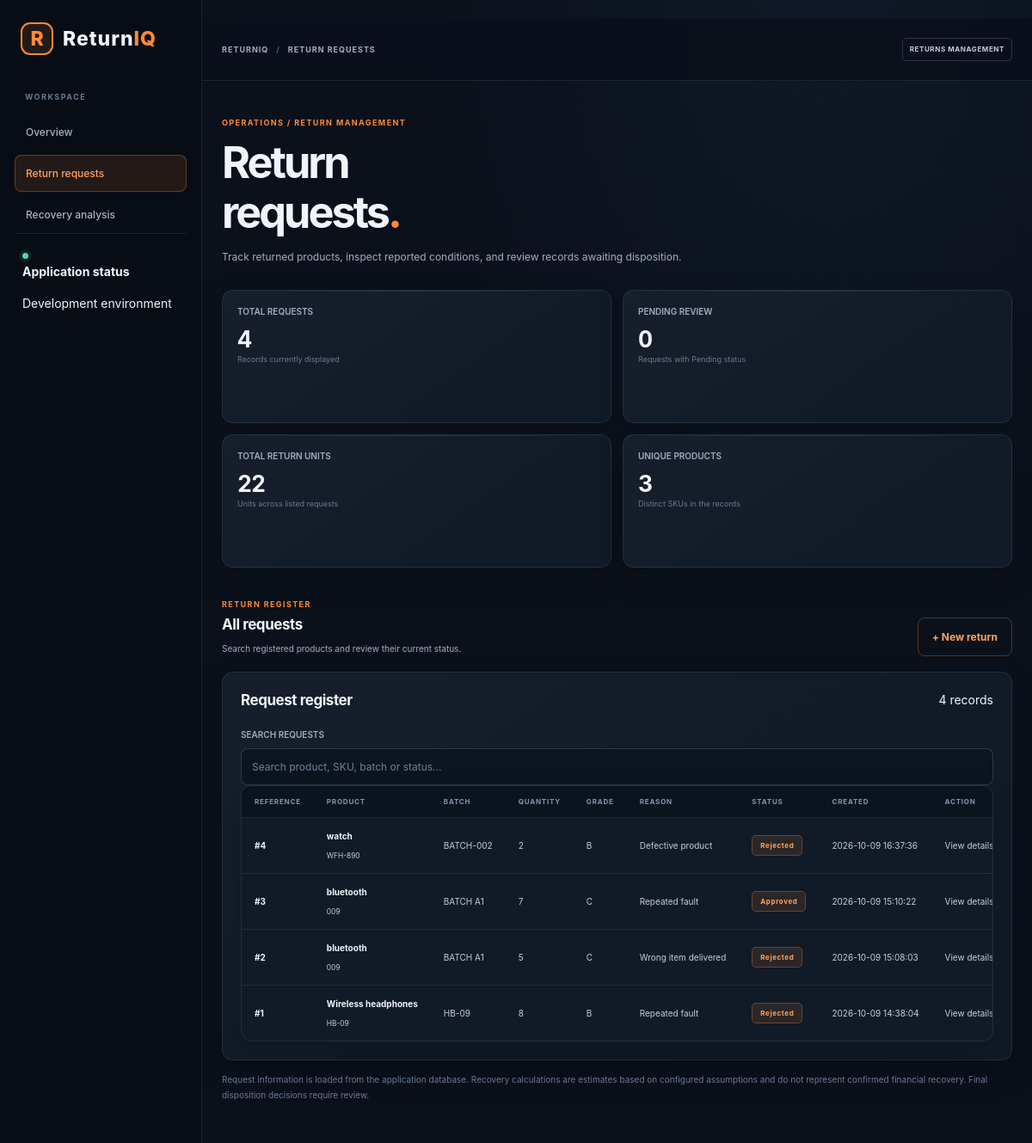
The page /returns on the database its author committed.
### tables this page shows
CREATE TABLE returns (
                id INTEGER PRIMARY KEY AUTOINCREMENT,
                product_name TEXT NOT NULL,
                sku TEXT NOT NULL,
                batch_number TEXT NOT NULL,
                quantity INTEGER NOT NULL,
                reason TEXT NOT NULL,
                grade TEXT NOT NULL,
                cost_price REAL NOT NULL,
                selling_price REAL NOT NULL,
                vendor_eligible_quantity INTEGER NOT NULL,
                status TEXT NOT NULL DEFAULT 'Pending',
                created_at TEXT NOT NULL DEFAULT CURRENT_TIMESTAMP
            );

### app.py (the view)
@app.route("/returns")
def returns_list():
    with get_db() as connection:
        returns = connection.execute("""
            SELECT *
            FROM returns
            ORDER BY id DESC
        """).fetchall()
    return render_template("returns.html", returns=returns)

### app.py (called while the page is built)
def get_db():
    connection = sqlite3.connect(DATABASE)
    connection.row_factory = sqlite3.Row
    return connection

### templates/returns.html (shortened to what this page needs)
<!DOCTYPE html>
<html lang="en">
<head>
    <link rel="stylesheet" href="{{ url_for('static', filename='css/style.css') }}">
</head>
<body>
<div class="app-shell">
    <aside class="sidebar" id="sidebar">
        <a class="brand" href="{{ url_for('home') }}">
            <span class="brand-symbol">R</span>
            <span class="brand-name">Return<span>IQ</span></span>
        </a>
        <div class="workspace-label">WORKSPACE</div>
        <nav class="navigation" aria-label="Main navigation">
            <a class="nav-link" href="{{ url_for('home') }}">Overview</a>
            <a class="nav-link active" href="{{ url_for('returns_list') }}">Return requests</a>
            <a class="nav-link" href="{{ url_for('sample_return_detail') }}">Recovery analysis</a>
        </nav>
        <div class="sidebar-footer">
            <span class="connection-dot"></span>
            <div>
                <strong>Application status</strong>
                <p>Development environment</p>
            </div>
        </div>
    </aside>
    <main class="main-panel">
        <header class="topbar">
            <div class="page-context">
                <a href="{{ url_for('home') }}">RETURNIQ</a>
                <span class="context-separator">/</span>
                <span>RETURN REQUESTS</span>
            </div>
            <span class="environment-tag">RETURNS MANAGEMENT</span>
        </header>
        <div class="page-content">
            <section class="intro">
                <div>
                    <p class="eyebrow">OPERATIONS / RETURN MANAGEMENT</p>
                    <h1>Return<br>requests<span>.</span></h1>
                    <p class="intro-copy">
                        Track returned products, inspect reported conditions,
                        and review records awaiting disposition.
                    </p>
                </div>
            </section>
            <section class="metric-grid" aria-label="Return request summary">
                <article class="metric-card metric-highlight">
                    <p class="metric-label">TOTAL REQUESTS</p>
                    <div class="metric-value">{{ returns|length }}</div>
                    <p class="metric-note">Records currently displayed</p>
                </article>
                <article class="metric-card">
                    <p class="metric-label">PENDING REVIEW</p>
                    <div class="metric-value">
                        {{ returns|selectattr('status', 'equalto', 'Pending')|list|length }}
                    </div>
                    <p class="metric-note">Requests with Pending status</p>
                </article>
                <article class="metric-card">
                    <p class="metric-label">TOTAL RETURN UNITS</p>
                    <div class="metric-value">
                        {{ returns|sum(attribute='quantity') }}
                    </div>
                    <p class="metric-note">Units across listed requests</p>
                </article>
                <article class="metric-card">
                    <p class="metric-label">UNIQUE PRODUCTS</p>
                    <div class="metric-value">
                        {{ returns|map(attribute='sku')|unique|list|length }}
                    </div>
                    <p class="metric-note">Distinct SKUs in the records</p>
                </article>
            </section>
            <section class="content-section">
                <div class="section-heading">
                    <div>
                        <p class="eyebrow">RETURN REGISTER</p>
                        <h2>All requests</h2>
                        <p>Search registered products and review their current status.</p>
                    </div>
                    <a href="{{ url_for('create_return') }}"
                       class="dashboard-primary-action">
                        + New return
                    </a>
                </div>
                <div class="panel">
                    <div class="panel-header">
                        <h2>Request register</h2>
                        <span>{{ returns|length }} records</span>
                    </div>
                    <div class="table-toolbar">
                        <div class="search-wrapper">
                            <label for="dashboardSearch" class="metric-label">
                                SEARCH REQUESTS
                            </label>
                            <input
                                type="search"
                                id="dashboardSearch"
                                placeholder="Search product, SKU, batch or status..."
                                aria-label="Search return requests"
                            >
                        </div>
                    </div>
                    {% if returns %}
                    <div class="table-wrapper">
                        <table>
                            <thead>
                                <tr>
                                    <th>REFERENCE</th>
                                    <th>PRODUCT</th>
                                    <th>BATCH</th>
                                    <th>QUANTITY</th>
                                    <th>GRADE</th>
                                    <th>REASON</th>
                                    <th>STATUS</th>
                                    <th>CREATED</th>
                                    <th>ACTION</th>
                                </tr>
                            </thead>
                            <tbody>
                                {% for item in returns %}
                                <tr>
                                    <td>
                                        <strong>#{{ item['id'] }}</strong>
                                    </td>
                                    <td>
                                        <strong>{{ item['product_name'] }}</strong>
                                        <br>
                                        <small>{{ item['sku'] }}</small>
                                    </td>
                                    <td>{{ item['batch_number'] }}</td>
                                    <td>{{ item['quantity'] }}</td>
                                    <td>{{ item['grade'] }}</td>
                                    <td>{{ item['reason'] }}</td>
                                    <td>
                                        <span class="status-pill">
                                            {{ item['status'] }}
                                        </span>
                                    </td>
                                    <td>{{ item['created_at'] }}</td>
                                    <td>
                                        <a
                                            href="{{ url_for('return_detail', return_id=item['id']) }}"
                                            class="table-action"
                                        >
                                            View details
                                        </a>
                                    </td>
                                </tr>
                                {% endfor %}
                            </tbody>
                        </table>
                    </div>
                    {% endif %}
                </div>
            </section>
            <p class="detail-disclaimer">
                Request information is loaded from the application database.
                Recovery calculations are estimates based on configured
                assumptions and do not represent confirmed financial recovery.
                Final disposition decisions require review.
            </p>
        </div>
    </main>
</div>
</body>
</html>

### rows shown on the page
returns: id "4", product_name "watch", sku "WFH-890", batch_number "BATCH-002", quantity "2", grade "B", reason "Defective product", status "Rejected", created_at "2026-10-09 16:37:36"
returns: id "3", product_name "bluetooth", sku "009", batch_number "BATCH A1", quantity "7", grade "C", reason "Repeated fault", status "Approved", created_at "2026-10-09 15:10:22"
returns: id "2", product_name "bluetooth", sku "009", batch_number "BATCH A1", quantity "5", grade "C", reason "Wrong item delivered", status "Rejected", created_at "2026-10-09 15:08:03"
returns: id "1", product_name "Wireless headphones", sku "HB-09", batch_number "HB-09", quantity "8", grade "B", reason "Repeated fault", status "Rejected", created_at "2026-10-09 14:38:04"

### other values the page prints
{{ returns|length }} "4"
{{ returns|selectattr('status', 'equalto', 'Pending')|list|length }} "0"
{{ returns|sum(attribute='quantity') }} "22"
{{ returns|map(attribute='sku')|unique|list|length }} "3"
